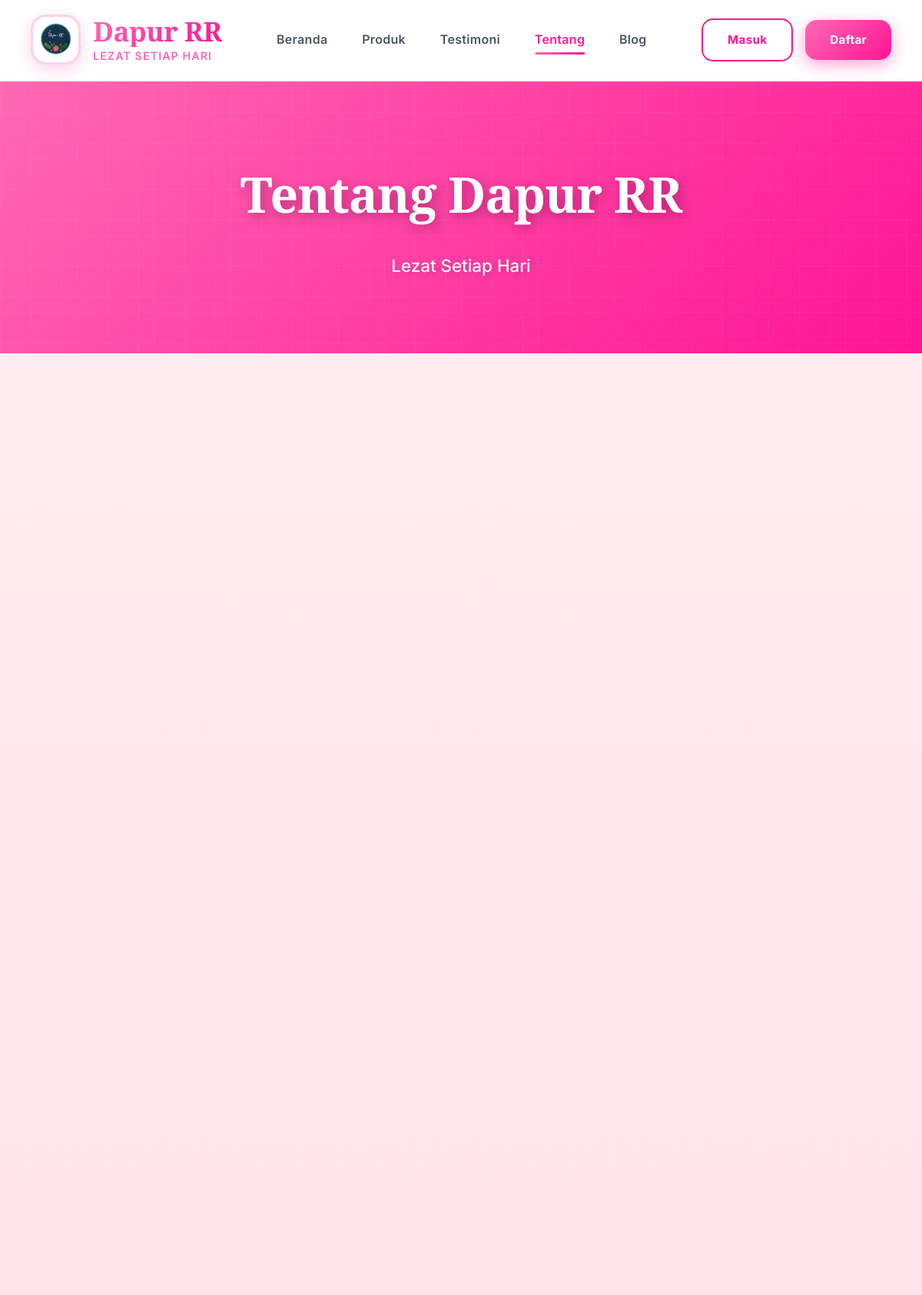
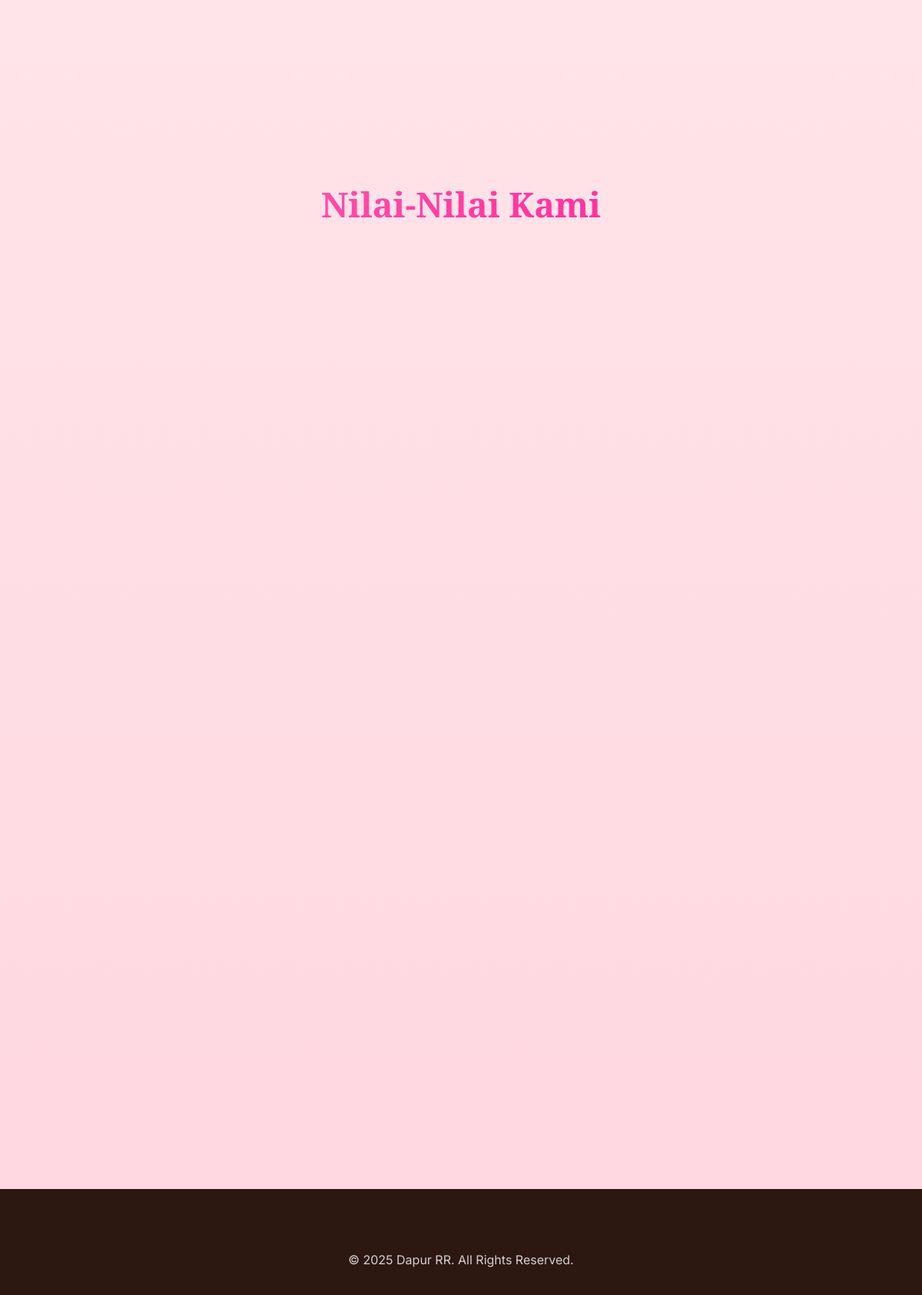
/tentang.php, run on the app's committed database (2 pictures, top to bottom).
### tables this page shows
CREATE TABLE `pengaturan` (
  `id` int(11) NOT NULL,
  `nama_toko` varchar(100) DEFAULT 'Dapur RR',
  `tagline` varchar(255) DEFAULT NULL,
  `deskripsi` text DEFAULT NULL,
  `alamat` text DEFAULT NULL,
  `no_telepon` varchar(20) DEFAULT NULL,
  `email` varchar(100) DEFAULT NULL,
  `whatsapp` varchar(20) DEFAULT NULL,
  `logo` varchar(255) DEFAULT NULL,
  `favicon` varchar(255) DEFAULT NULL,
  `maps_embed` text DEFAULT NULL,
  `instagram` varchar(100) DEFAULT NULL,
  `facebook` varchar(100) DEFAULT NULL,
  `twitter` varchar(100) DEFAULT NULL,
  `jam_buka` varchar(100) DEFAULT NULL
);

### config/database.php (called while the page is built, shortened)
<?php
function isLoggedIn() {
    return isset($_SESSION['user_id']);
}
?>

### tentang.php (the view, shortened to what this page needs)
<?php
require_once 'config/database.php';
$conn = getConnection();
$pengaturan = $conn->query("SELECT * FROM pengaturan LIMIT 1")->fetch_assoc();
$isLoggedIn = isLoggedIn();
?>
<!DOCTYPE html>
<html lang="id">
<head>
</head>
<body>
    <header>
    <div class="header-top">
        <div class="logo">
            <?php
            $logo_paths = [
                'uploads/logo/logo-dapurr.png',
                'uploads/logo/logo.png',
                'images/logo.png',
                'assets/logo.png',
                'logo.png'
            ];
            foreach($logo_paths as $path) {
                if(file_exists($path)) {
                    echo '<img src="' . $path . '" alt="Logo" class="logo-image">';
                    break;
                }
            }
            ?>
            <div class="logo-text">
                <h1><?php echo htmlspecialchars($pengaturan['nama_toko']); ?></h1>
                <p><?php echo htmlspecialchars($pengaturan['tagline']); ?></p>
            </div>
        </div>
        <nav>
            <ul>
                <li><a href="<?php echo $isLoggedIn ? 'home.php' : 'index.php'; ?>">Beranda</a></li>
                <li><a href="produk.php">Produk</a></li>
                <?php if ($isLoggedIn): ?>
                    <li><a href="riwayat-pesanan.php">Pesanan</a></li>
                    <li><a href="promo.php">Promo</a></li>
                <?php else: ?>
                    <li><a href="testimoni.php">Testimoni</a></li>
                    <li><a href="tentang.php" class="active">Tentang</a></li>
                    <li><a href="artikel.php">Blog</a></li>
                <?php endif; ?>
            </ul>
        </nav>
        <div class="auth-buttons">
            <?php if ($isLoggedIn): ?>
                <div class="user-menu">
                    <a href="akun.php" class="user-name">
                        👤 <?php echo htmlspecialchars($_SESSION['nama']); ?>
                    </a>
                    <a href="wishlist.php" class="wishlist-icon">
                        ❤️
                        <?php if ($wishlistCount > 0): ?>
                        <span class="badge"><?php echo $wishlistCount; ?></span>
                        <?php endif; ?>
                    </a>
                    <a href="keranjang.php" class="cart-icon">
                        🛒
                        <?php if ($cartCount > 0): ?>
                        <span class="badge"><?php echo $cartCount; ?></span>
                        <?php endif; ?>
                    </a>
                    <a href="logout.php" class="btn btn-logout">Logout</a>
                </div>
            <?php else: ?>
                <div class="auth-buttons">
                    <a href="login.php" class="btn btn-secondary">Masuk</a>
                    <a href="register.php" class="btn btn-primary">Daftar</a>
                </div>
            <?php endif; ?>
        </div>
    </div>
</header>
    <div class="hero">
        <div class="hero-content">
            <h1>Tentang <?php echo htmlspecialchars($pengaturan['nama_toko']); ?></h1>
            <p><?php echo htmlspecialchars($pengaturan['tagline']); ?></p>
        </div>
    </div>
    <div class="container">
        <h2 class="section-title" style="text-align: center; margin-bottom: 3rem;">Nilai-Nilai Kami</h2>
        <div class="values-grid">
        </div>
    </div>
    <footer>
        <div class="footer-content">
            <p>&copy; <?php echo date('Y'); ?> <?php echo htmlspecialchars($pengaturan['nama_toko']); ?>. All Rights Reserved.</p>
        </div>
    </footer>
</body>
</html>

### data on the page
pengaturan: nama_toko "Dapur RR", tagline "LEZAT SETIAP HARI", tagline "Lezat Setiap Hari"
